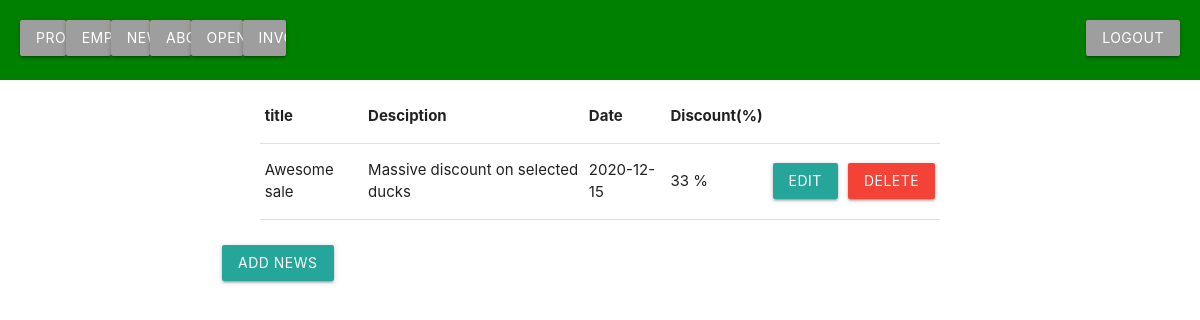
The app's page /news/newsOverView.php (signed in) with its own data.
### tables this page shows
CREATE TABLE News
(
    newsID int NOT NULL AUTO_INCREMENT PRIMARY KEY,
    title varchar(100) NOT NULL,
    `description` varchar(10000) NOT NULL,
    `date` date NOT NULL
);

CREATE TABLE SpecialNews
(
    daily int NOT NULL,
    news int NOT NULL,
    CONSTRAINT PK_ProductCategory PRIMARY KEY (daily, news),  
    FOREIGN KEY (daily) REFERENCES DailySpecial (dailyID),
    FOREIGN KEY (news) REFERENCES News (newsID) 
);

CREATE TABLE DailySpecial
(
    dailyID int NOT NULL AUTO_INCREMENT PRIMARY KEY,
    discount int NOT NULL
);

### news/newsDAO.php (called while the page is built, shortened)
<?php
class NewsDAO
{
    public function readNewsDB()
    {
        try {
            $dbcon = dbCon();
            $query = $dbcon->prepare('SELECT * FROM News');
            $query->execute();
            $result = $query->fetchAll(\PDO::FETCH_OBJ);
            return $result;
        } catch (\PDOException $ex) {
            print($ex->getMessage());
        }
    }
}

### SpecialNews/SpecialNewsDAO.php (called while the page is built, shortened)
<?php
class SpecialNewsDAO
{
    public function readSpecialNewsByNewsDB($newsID)
    {
        $dbcon = dbCon();
        $query = "SELECT * FROM SpecialNews WHERE news= :newsID";
        $handle = $dbcon->prepare($query);
        $handle->bindParam(':newsID', $newsID);
        $handle->execute();
        $result = $handle->fetchAll();
        return $result;
    }
}

### SpecialNews/SpecialNewsController.php (called while the page is built, shortened)
<?php
require_once("SpecialNewsDAO.php");
class SpecialNewsController
{
    public function getSpecialNewsByNewsId($newsID)
    {
        $specialNewsDAO = new SpecialNewsDAO();
        $specialNews = $specialNewsDAO->readSpecialNewsByNewsDB($newsID);
        return $specialNews;
    }
}

### dailySpecial/DailySpecialDAO.php (called while the page is built, shortened)
<?php
class DailySpecialDAO
{
    public function readDailySpecialByIdDB($dailyID)
    {
        $dbcon = dbCon();
        $query = "SELECT * FROM DailySpecial WHERE dailyID= :dailyID";
        $handle = $dbcon->prepare($query);
        $handle->bindParam(':dailyID', $dailyID);
        $handle->execute();
        $result = $handle->fetchAll();
        return $result;
    }
}

### dailySpecial/DailySpecialController.php (called while the page is built, shortened)
<?php
require_once("DailySpecialDAO.php");
class DailySpecialController
{
    public function readdailySpecialByID($dailyID)
    {
        $dailySpecialDAO = new DailySpecialDAO();
        $result = $dailySpecialDAO->readDailySpecialByIdDB($dailyID);
        return $result;
    }
}

### news/NewsController.php (the view, shortened to what this page needs)
<?php
require_once("newsDAO.php");
class NewsController
{
    public function readNews()
    {
        $newsDAO = new NewsDAO();
        $news = $newsDAO->readNewsDB();
        $this->templateNews($news);
    }
    private function templateNews($row)
    {
        require("../SpecialNews/SpecialNewsController.php");
        $specialNews = new SpecialNewsController();
        require("../dailySpecial/DailySpecialController.php");
        $dailyCon = new DailySpecialController();
        $i = 0;
        foreach ($row as $row) {
            $specials = $specialNews->getSpecialNewsByNewsId($row->newsID);
            echo "<tr>";
            echo "<td>" . $row->title . "</td>";
            echo "<td>" . $row->description . "</td>";
            echo "<td>" . $row->date . "</td>";
            echo "<td>";
            if ($specials != null) {
                foreach ($specials as $special) {
                    $dailyS = $dailyCon->readdailySpecialByID($special[0]);
                    $dailyIndex = $dailyS[0][1];
                    echo $dailyIndex;
                    $amount = count($dailyS);
                    if ($i <= $amount) {
                        echo "&nbsp;" . "%";
                        echo "<br>";
                        $i++;
                    }
                }
                $i = 0;
            } else {
                $dailyIndex = "";
            }
            echo "</td>";
            echo '<td><a href="newsEditView.php?ID=' . $row->newsID . '" class="waves-effect waves-light btn" ">Edit</a></td>';
            echo '<td><a href="newsDeleteView.php?ID=' . $row->newsID . '" class="waves-effect waves-light btn red">Delete</a></td>';
            echo "</tr>";
        }
    }
}

### records on screen
news: title "Awesome sale", description "Massive discount on selected ducks", date "2020-12-15"
specialnews: daily.discount "33"
